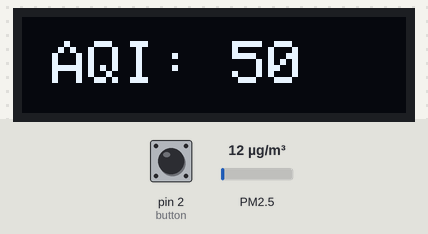
Recording of a sketch running on a simulated Arduino Uno, built with avr-gcc and run on an emulated ATmega328P. Shown: 128×32 one-colour display. The inputs (shaded band) are chosen by the test bench; at power-on: PM2.5 12 µg/m³, pin 2 (button) HIGH.

Above: at 1.2 s.
1.3 s: PM2.5 set to 6 µg/m³
At 2.5 s:
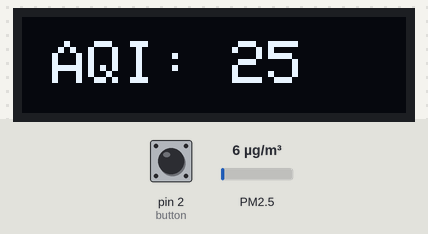
2.8 s: pin 2 (button) pulled LOW for 0.15 s
At 3.6 s:
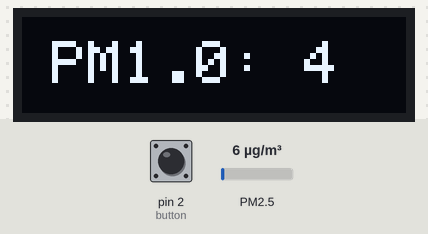
4.4 s: pin 2 (button) pulled LOW for 1 s
At 5.9 s:
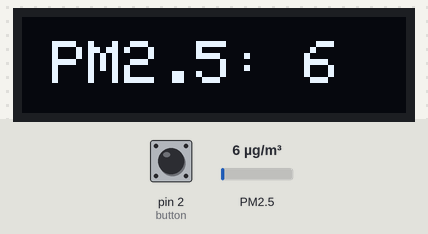
6.9 s: PM2.5 set to 75 µg/m³
At 8.0 s:
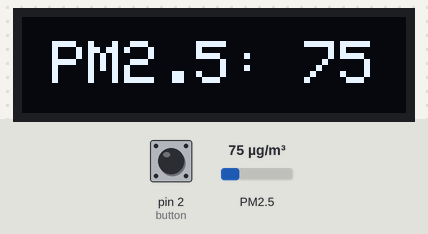
8.5 s: PM2.5 set to 150 µg/m³
At 9.6 s:
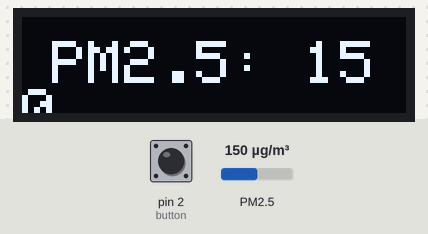
Timing chart, 0 to 11.0 s (numbered marks = the images above; inputs shaded):
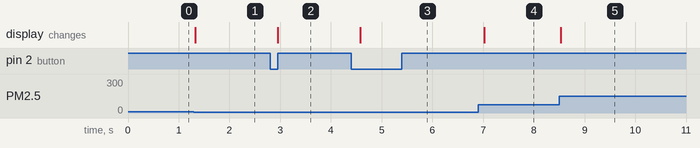

The sketch:

aqi_monitor.ino
```cpp
#include <SPI.h>
#include <Wire.h>
#include <Adafruit_GFX.h>
#include <Adafruit_SSD1306.h>
#include "Adafruit_PM25AQI.h"
#include <Bounce2.h>

#define SCREEN_WIDTH 128
#define SCREEN_HEIGHT 32
#define OLED_RESET     4
Adafruit_SSD1306 display(SCREEN_WIDTH, SCREEN_HEIGHT, &Wire, OLED_RESET);
Bounce button = Bounce();

Adafruit_PM25AQI aqi = Adafruit_PM25AQI();

int mode = 4;

void setup() {
  button.attach(2, INPUT_PULLUP);
  button.interval(5);

  if(!display.begin(SSD1306_SWITCHCAPVCC, 0x3C)) {
    for(;;);
  }

  display.clearDisplay();

  Serial.begin(9600);
  if (!aqi.begin_UART(&Serial)) {
    showError();
    while (1) delay(10);
  }
}

void showError() {
  display.clearDisplay();
  display.setTextSize(2);
  display.setTextColor(SSD1306_WHITE);
  display.setCursor(0, 0);
  display.print(F("Sensor error"));
  display.display();
}

void loop() {
  button.update();
  if (button.fell()) {
    mode = (mode + 1) % 5;
  }

  PM25_AQI_Data data;
  if (!aqi.read(&data))
    return;

  display.clearDisplay();
  display.setTextSize(2);
  display.setTextColor(SSD1306_WHITE);
  display.setCursor(10, 8);

  if (mode == 0) {
    display.print(F("PM1.0: "));
    display.print(data.pm10_standard);
  } else if (mode == 1) {
    display.print(F("PM2.5: "));
    display.print(data.pm25_standard);
  } else if (mode == 2) {
    display.print(F("PM4.0: "));
    display.print(data.pm40_standard);
  } else if (mode == 3) {
    display.print(F("PM10: "));
    display.print(data.pm100_standard);
  } else if (mode == 4) {
    display.print(F("AQI: "));
    display.print(getAQI(data.pm25_standard));
  }
  display.display();

  delay(100);
}

uint16_t getAQI(uint16_t pm) {
  if (pm > 350.5)
    return calcAQI(pm, 500, 401, 500, 350.5);
  else if (pm > 250.5)
    return calcAQI(pm, 400, 301, 350.4, 250.5);
  else if (pm > 150.5)
    return calcAQI(pm, 300, 201, 250.4, 150.5);
  else if (pm > 55.5)
    return calcAQI(pm, 200, 151, 150.4, 55.5);
  else if (pm > 35.5)
    return calcAQI(pm, 150, 101, 55.4, 35.5);
  else if (pm > 12.1)
    return calcAQI(pm, 100, 51, 35.4, 12.1);
  else if (pm > 0)
    return calcAQI(pm, 50, 0, 12, 0);
  else return 9999;
}

uint16_t calcAQI(uint16_t cp, float ih, float i1, float bph, float bp1) {
  float a = ih - i1;
  float b = bph - bp1;
  float c = cp - bp1;
  return (uint16_t)((a/b)*c+i1);
}
```

Measured:
- after the input at 1.3 s, the display: changes at once (image 1)
- after the input at 2.8 s, the display: changes after 0.15 s (image 2)
- after the input at 4.4 s, the display: changes after 0.18 s (image 3)
- after the input at 6.9 s, the display: changes after 0.12 s (image 4)
- after the input at 8.5 s, the display: changes at once (image 5)
